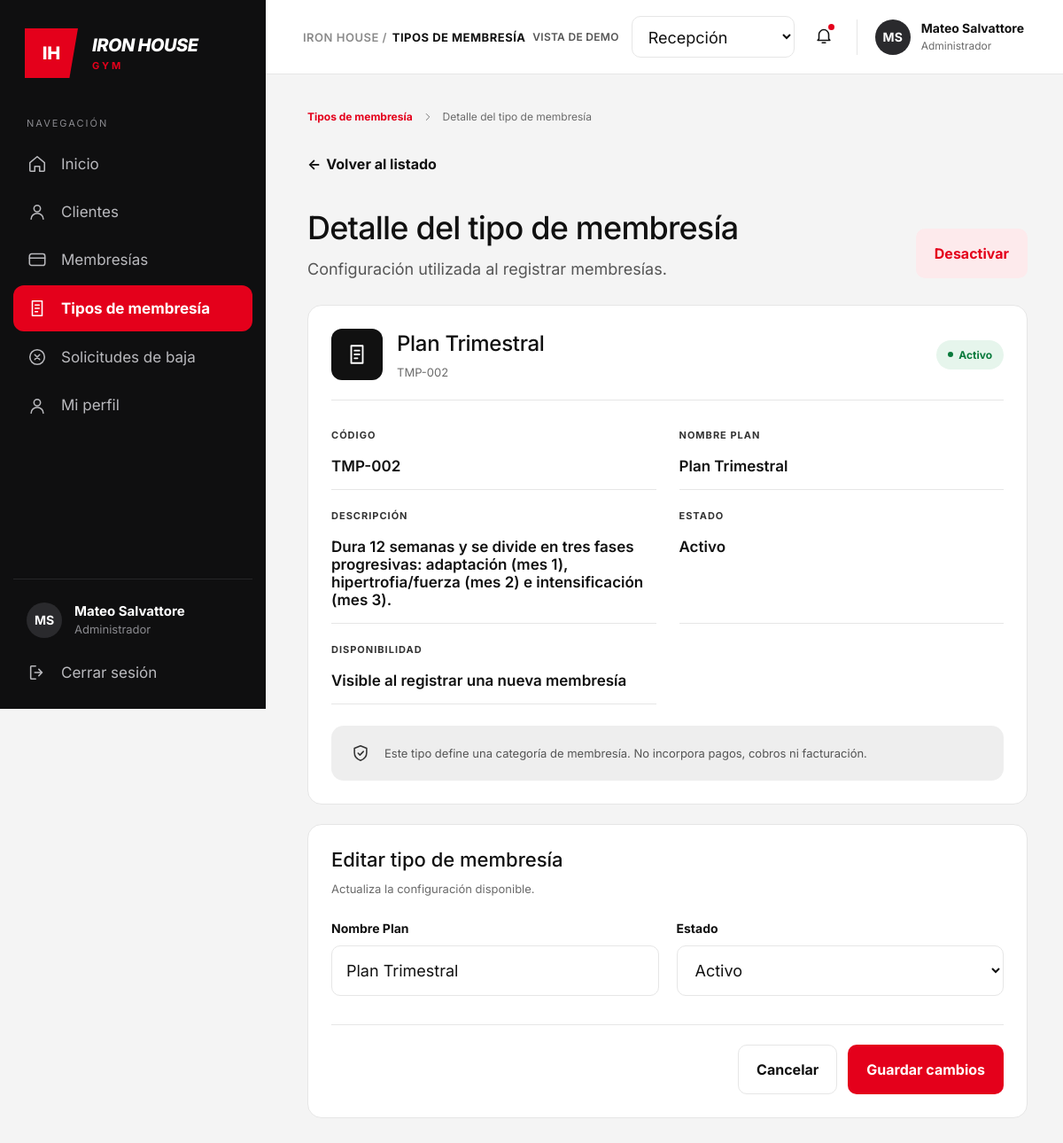
/recep/tipo-editar.php?id=2 (signed in), run on the app's committed database.
### tables this page shows
CREATE TABLE `membresias` (
  `id_membresia` int(11) NOT NULL,
  `nombre_plan` varchar(50) NOT NULL,
  `descripcion` text DEFAULT NULL,
  `duracion_dias` int(11) NOT NULL,
  `precio` decimal(10,2) NOT NULL,
  `estado` enum('Activo','Inactivo') NOT NULL DEFAULT 'Activo'
);

### recep/tipos_config.php (called while the page is built, shortened)
<?php
function codigoTipo(int $id, ?string $codigoBd = null): string
{
    return ($codigoBd !== null && $codigoBd !== '') ? $codigoBd : sprintf('TMP-%03d', $id);
}

### recep/tipo-editar.php (the view, shortened to what this page needs)
<?php
require_once __DIR__ . '/helpers.php';
require_once __DIR__ . '/conexion.php';
require_once __DIR__ . '/tipos_config.php';
$usuario = [
    'nombre' => $_SESSION['nombre_completo'] ?? 'Usuario',
    'rol'    => $_SESSION['rol'] ?? ''
];
$paginaActual = 'tiposd';
$menu = [
    'inicio'      => ['Inicio',              'home',     'recepcion_panel.php'],
    'clientes'    => ['Clientes',            'user',     'clientes.php'],
    'membresias'  => ['Membresías',          'card',     'membresias.php'],
    'tiposd'       => ['Tipos de membresía',  'doc',      'tipos.php'],
    'solicitudes' => ['Solicitudes de baja', 'x-circle', 'solicitudes.php'],
    'perfil'      => ['Mi perfil',           'user',     'perfil.php'],
];
$id = (int)($_GET['id'] ?? $_POST['id'] ?? 0);
$t = null;
$errorDb = '';
try {
    if ($id > 0) {
        $sql = "SELECT "
             . TM_ID . " AS id, "
             . TM_NOMBRE . " AS nombre, "
             . TM_ESTADO . " AS estado"
             . (TM_CODIGO !== null ? ", " . TM_CODIGO . " AS codigo" : "")
             . (TM_DESCRIPCION !== null ? ", " . TM_DESCRIPCION . " AS descripcion" : "")
             . " FROM " . TM_TABLA . " WHERE " . TM_ID . " = ? LIMIT 1";
        $stmt = mysqli_prepare($cnx, $sql);
        mysqli_stmt_bind_param($stmt, 'i', $id);
        mysqli_stmt_execute($stmt);
        $t = mysqli_fetch_assoc(mysqli_stmt_get_result($stmt)) ?: null;
    }
} catch (Throwable $e) {
    error_log($e->getMessage());
    $errorDb = 'No se pudo cargar la información del tipo de membresía.';
}
$errores = [];
if ($t !== null) {
    $nombre = (string)$t['nombre'];
    $activo = $t['estado'] === 'Activo';
    $codigo = codigoTipo((int)$t['id'], isset($t['codigo']) ? (string)$t['codigo'] : null);
    $descripcion = trim((string)($t['descripcion'] ?? ''));
    $v = ['nombre' => $nombre, 'estado' => (string)$t['estado']];
}
?>
<!DOCTYPE html>
<html lang="es">
<head>
  <link rel="stylesheet" href="css/style.css">
  <link rel="stylesheet" href="css/usuarios.css">
  <link rel="stylesheet" href="css/modal.css">
  <link rel="stylesheet" href="css/usuario_detalle.css">
  <link rel="stylesheet" href="css/bitacora_detalle.css">
  <link rel="stylesheet" href="css/tipo_editar.css">
</head>
<body>
<div class="layout">
  <aside class="sidebar">
    <div class="brand">
      <div class="brand-mark">IH</div>
      <div class="brand-text">
        <span class="brand-name">IRON HOUSE</span>
        <span class="brand-sub">GYM</span>
      </div>
    </div>
    <p class="nav-title">Navegación</p>
    <nav class="nav">
      <?php foreach ($menu as $clave => [$texto, $ico, $url]): ?>
        <a href="<?= e($url) ?>" class="nav-item <?= $clave === $paginaActual ? 'is-active' : '' ?>">
          <?= icono($ico, 22) ?>
          <span><?= e($texto) ?></span>
        </a>
      <?php endforeach; ?>
    </nav>
    <div class="sidebar-footer">
      <div class="sidebar-user">
        <span class="avatar avatar-dark"><?= e(iniciales($usuario['nombre'])) ?></span>
        <div>
          <strong><?= e($usuario['nombre']) ?></strong>
          <small><?= e($usuario['rol']) ?></small>
        </div>
      </div>
      <a href="logout.php" class="nav-item" data-abrir-modal="modal-cerrar-sesion"><?= icono('logout', 22) ?><span>Cerrar sesión</span></a>
    </div>
  </aside>
  <div class="main">
    <header class="topbar">
      <div class="breadcrumb"><span>IRON HOUSE /</span> <b>TIPOS DE MEMBRESÍA</b></div>
      <div class="topbar-right">
        <span class="demo-label">VISTA DE DEMO</span>
        <select class="role-select" aria-label="Rol de la vista de demo" onchange="redirigir(this)">
          <option value="recepcion_panel.php" selected>Recepción</option>
        </select>
        <button class="bell" aria-label="Notificaciones">
          <?= icono('bell', 22) ?><i class="bell-dot"></i>
        </button>
        <div class="user-chip">
          <span class="avatar avatar-dark"><?= e(iniciales($usuario['nombre'])) ?></span>
          <div>
            <strong><?= e($usuario['nombre']) ?></strong>
            <small><?= e($usuario['rol']) ?></small>
          </div>
        </div>
      </div>
    </header>
    <main class="content detail">
      <nav class="crumbs" aria-label="Ruta de navegación">
        <a href="tipos.php">Tipos de membresía</a>
        <?= icono('chevron', 14) ?>
        <span>Detalle del tipo de membresía</span>
      </nav>
      <a href="tipos.php" class="back-link"><span aria-hidden="true">←</span> Volver al listado</a>
      <?php if ($errorDb !== ''): ?>
        <p class="page-alert page-alert-error" role="alert"><?= e($errorDb) ?></p>
      <?php elseif ($t === null): ?>
        <h1>Tipo de membresía no encontrado</h1>
        <p class="lead">El tipo que buscas no existe o fue eliminado. <a href="tipos.php" class="link-red">Volver al listado</a></p>
      <?php else: ?>
        <div class="detail-head">
          <div>
            <h1>Detalle del tipo de membresía</h1>
            <p class="lead lead-tight">Configuración utilizada al registrar membresías.</p>
          </div>
          <div class="detail-actions">
            <form method="post" action="tipo_estado.php">
              <?php if ($activo): ?>
                <button name="accion" value="desactivar" class="btn btn-soft-red"
                        onclick="return confirm('¿Desactivar el tipo «<?= e($nombre) ?>»?')">
                  Desactivar
                </button>
              <?php else: ?>
                <button name="accion" value="activar" class="btn btn-soft-ok">Activar</button>
              <?php endif; ?>
            </form>
          </div>
        </div>
        <section class="panel audit-card">
          <div class="audit-head">
            <span class="audit-icon" aria-hidden="true"><?= icono('doc', 26) ?></span>
            <div class="audit-title">
              <h2><?= e($nombre) ?></h2>
              <small><?= e($codigo) ?></small>
            </div>
            <span class="pill <?= $activo ? 'pill-ok' : 'pill-off' ?>">
              <i></i><?= $activo ? 'Activo' : 'Inactivo' ?>
            </span>
          </div>
          <dl class="data-grid">
            <div><dt>Código</dt><dd><?= e($codigo) ?></dd></div>
            <div><dt>Nombre Plan</dt><dd><?= e($nombre) ?></dd></div>
            <div><dt>Descripción</dt><dd><?= e($descripcion) ?></dd></div>
            <div><dt>Estado</dt><dd><?= $activo ? 'Activo' : 'Inactivo' ?></dd></div>
            <div>
              <dt>Disponibilidad</dt>
              <dd><?= $activo ? 'Visible al registrar una nueva membresía' : 'No disponible al registrar una nueva membresía' ?></dd>
            </div>
          </dl>
          <div class="audit-note">
            <?= icono('shield', 22) ?>
            <p>Este tipo define una categoría de membresía. No incorpora pagos, cobros ni facturación.</p>
          </div>
        </section>
        <section class="panel tipo-edit-card" id="editar">
          <div class="tipo-edit-head">
            <h2>Editar tipo de membresía</h2>
            <p>Actualiza la configuración disponible.</p>
          </div>
          <form method="post" action="tipo-editar.php?id=<?= (int)$t['id'] ?>#editar" novalidate autocomplete="off">
            <div class="m-grid tipo-edit-grid">
              <div class="m-field <?= isset($errores['nombre']) ? 'has-error' : '' ?>">
                <label for="et-nombre">Nombre Plan</label>
                <input type="text" id="et-nombre" name="nombre" value="<?= e($v['nombre']) ?>" maxlength="60" required>
              </div>
              <div class="m-field <?= isset($errores['estado']) ? 'has-error' : '' ?>">
                <label for="et-estado">Estado</label>
                <select id="et-estado" name="estado">
                  <option value="Activo"   <?= $v['estado'] === 'Activo' ? 'selected' : '' ?>>Activo</option>
                </select>
              </div>
            </div>
            <div class="tipo-edit-foot">
              <a href="tipo-ver.php?id=<?= (int)$t['id'] ?>" class="btn btn-outline">Cancelar</a>
              <button type="submit" class="btn btn-red">Guardar cambios</button>
            </div>
          </form>
        </section>
      <?php endif; ?>
    </main>
  </div>
</div>
</body>
</html>

### recep/css/usuarios.css (style rules this page uses)
.pill { padding: 9px 13px; font-size: 12px; }

### recep/css/modal.css (style rules this page uses)
.m-grid { display: grid; grid-template-columns: 1fr 1fr; gap: 20px 20px; }
.m-field label { display: block; font-size: 14px; font-weight: 700; margin-bottom: 11px; }
.m-field input, .m-field select { width: 100%; height: 57px; padding: 0 16px; font: inherit; font-size: 18px; color: var(--ink, #111); background: #fff; border: 1px solid var(--line, #e6e6e6); border-radius: 10px; outline: 0; transition: border-color .15s, box-shadow .15s; }
.m-field input::placeholder { color: #8a8a8a; }
.m-field select { cursor: pointer; padding-right: 10px; }

### recep/css/usuario_detalle.css (style rules this page uses)
.detail { padding-top: 40px; }
.crumbs { display: flex; align-items: center; gap: 10px; font-size: 12px; color: var(--muted, #6b6b6b); margin-bottom: 36px; }
.crumbs a { color: var(--red, #e4001b); font-weight: 700; }
.back-link { display: inline-flex; align-items: center; gap: 6px; font-size: 16px; font-weight: 700; margin-bottom: 40px; }
.detail h1 { font-size: 36px; font-weight: 500; letter-spacing: -.8px; margin: 0 0 14px; }
.detail .lead { font-size: 18px; color: #555; }
.detail-head { display: flex; justify-content: space-between; align-items: flex-end; gap: 24px; margin-bottom: 30px; flex-wrap: wrap; }
.detail-actions { display: flex; gap: 12px; align-items: center; }
.detail-actions form { display: flex; }
.detail-actions .btn { padding: 19px 20px; font-size: 16px; }
.btn-soft-red { background: #fdeaec; color: var(--red, #e4001b); border: 1px solid transparent; }
.data-grid { display: grid; grid-template-columns: 1fr 1fr; column-gap: 28px; margin-top: 22px; }
.data-grid > div { padding: 24px 0 16px; border-bottom: 1px solid var(--line, #e6e6e6); }
.data-grid dt { font-size: 11px; font-weight: 700; letter-spacing: 1px; text-transform: uppercase; color: #333; margin-bottom: 18px; }
.data-grid dd { font-size: 17px; font-weight: 600; overflow-wrap: anywhere; }

### recep/css/bitacora_detalle.css (style rules this page uses)
.audit-card { padding: 26px 26px 26px; }
.audit-head { display: flex; align-items: center; gap: 16px; padding-bottom: 22px; border-bottom: 1px solid var(--line, #e6e6e6); }
.audit-icon { width: 58px; height: 58px; border-radius: 12px; background: #111; color: #fff; flex: none; display: grid; place-items: center; }
.audit-title { flex: 1; min-width: 0; }
.audit-title h2 { font-size: 24px; font-weight: 500; letter-spacing: -.3px; }
.audit-title small { display: block; font-size: 13px; color: var(--muted, #6b6b6b); margin-top: 10px; }
.audit-head .pill { padding: 9px 13px; font-size: 12px; }
.audit-card .data-grid { column-gap: 26px; margin-top: 10px; }
.audit-card .data-grid > div { padding: 22px 0 16px; }
.audit-note { display: flex; align-items: center; gap: 16px; margin-top: 24px; background: #eeeeee; border-radius: 14px; padding: 20px 22px; color: #333; }
.audit-note p { font-size: 13px; color: #555; }

### recep/css/tipo_editar.css (style rules this page uses)
.tipo-edit-card { margin-top: 22px; padding: 26px 26px 26px; }
.tipo-edit-head h2 { font-size: 22px; font-weight: 500; }
.tipo-edit-head p { font-size: 13px; color: var(--muted, #6b6b6b); margin-top: 12px; }
.tipo-edit-grid { margin-top: 28px; gap: 22px 20px; }
.tipo-edit-foot { display: flex; justify-content: flex-end; gap: 12px; margin-top: 32px; padding-top: 22px; border-top: 1px solid var(--line, #e6e6e6); }
.tipo-edit-foot .btn { padding: 19px 20px; font-size: 16px; }

### data on the page
membresias: id_membresia "TMP-002", descripcion "Dura 12 semanas y se divide en tres fases progresivas: adaptación (mes 1), hipertrofia/fuerza (mes 2) e intensificación (mes 3).", nombre "Plan Trimestral", estado "Activo"

### other printed values
$texto "Inicio"
$texto "Clientes"
$texto "Membresías"
$texto "Tipos de membresía"
$texto "Solicitudes de baja"
$texto "Mi perfil"
iniciales($usuario['nombre']) "MS"
$usuario['nombre'] "Mateo Salvattore"
$usuario['rol'] "Administrador"
$nombre "Plan Trimestral"
